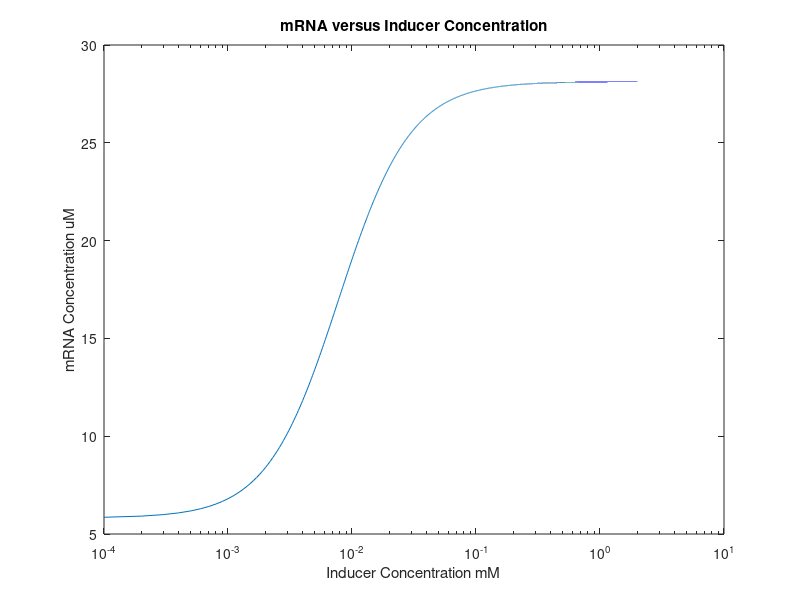

This figure's MATLAB source:
%Sam Furness
%2/3/19
%Written for HW1 CHEME5440

%Define Variables:
kEj=0.0137;%s^-1
RXT=19.8;%uM
Gj=6.196;%uM
kmin=0.1;%s^-1
kplus=5;%uM^-1s^-1
kI=1/42;%s^-1
kA=0;%s^-1
KXj= (kmin+kI)/kplus;
tau= (kA+kEj)/kI;
W1=0.26;
W2=300;
n=1.5;
K=0.3;
kd=log(2)/120;%s^-1
mu=1.14/3600;%s^-1

I=linspace(0.0001,10,100000);%mM
for i=1:length(I)
    fI(i)=(I(i)^n)/(K^n+I(i)^n);
end

for i=1:length(I)
    mj(i)=(((kEj*RXT*Gj)/(KXj*tau+Gj*(tau+1)))*((W1+W2*fI(i))/(1+W1+W2*fI(i))))/(kd+mu);
end
    
logI=log10(I);
logmj=log10(mj);
semilogx(I,mj)
%plot(logI,mj);
%plot(I,logmj);
title('mRNA versus Inducer Concentration')
xlabel('Inducer Concentration mM')
ylabel('mRNA Concentration uM')
    
    
    
    
